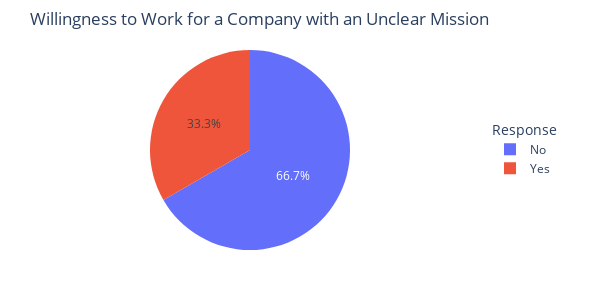

The notebook cell this image was saved under:
### Markdown cell above
Question 5: Would you work for a company whose mission is not clearly defined and publicly posted?

### Code cell
# Count frequencies for unclear_mission
mission_counts = df['unclear_mission'].value_counts().reset_index()
mission_counts.columns = ['unclear_mission', 'count']

# Print a summary
print("Unclear Mission Distribution:")
for response, count in mission_counts.itertuples(index=False):
    print(f"{response}: {count} participants ({(count / len(df)) * 100:.1f}%)")
    
# Create a pie chart
fig = px.pie(
    mission_counts,
    values='count',
    names='unclear_mission',
    title='Willingness to Work for a Company with an Unclear Mission',
    width=600,  # Moderate width
    height=300  # Moderate height
)

# Customize the chart
fig.update_traces(
    textinfo='percent',  # Show percentages on the slices
    textposition='inside'  # Place percentages inside the slices
)
fig.update_layout(
    legend_title_text='Response',  # Legend title
    legend=dict(
        yanchor="middle",
        y=0.5,
        xanchor="left",
        x=1.1  # Position legend to the right
    ),
    margin=dict(t=50, b=50, l=50, r=150)  # Adjust margins for legend
)

# Display the chart
fig.show()

### Figure 1 — Plotly figure (JSON) as saved in the notebook; plotly's stock layout.template omitted (floating-point values rounded to 4 significant figures)
{"data": [{"domain": {"x": [0, 1], "y": [0, 1]}, "hovertemplate": "unclear_mission=%{label}<br>count=%{value}<extra></extra>", "labels": ["No", "Yes"], "legendgroup": "", "name": "", "showlegend": true, "textinfo": "percent", "textposition": "inside", "type": "pie", "values": [154, 77]}], "layout": {"height": 300, "legend": {"title": {"text": "Response"}, "tracegroupgap": 0, "x": 1.1, "xanchor": "left", "y": 0.5, "yanchor": "middle"}, "margin": {"b": 50, "l": 50, "r": 150, "t": 50}, "title": {"text": "Willingness to Work for a Company with an Unclear Mission"}, "width": 600}}
